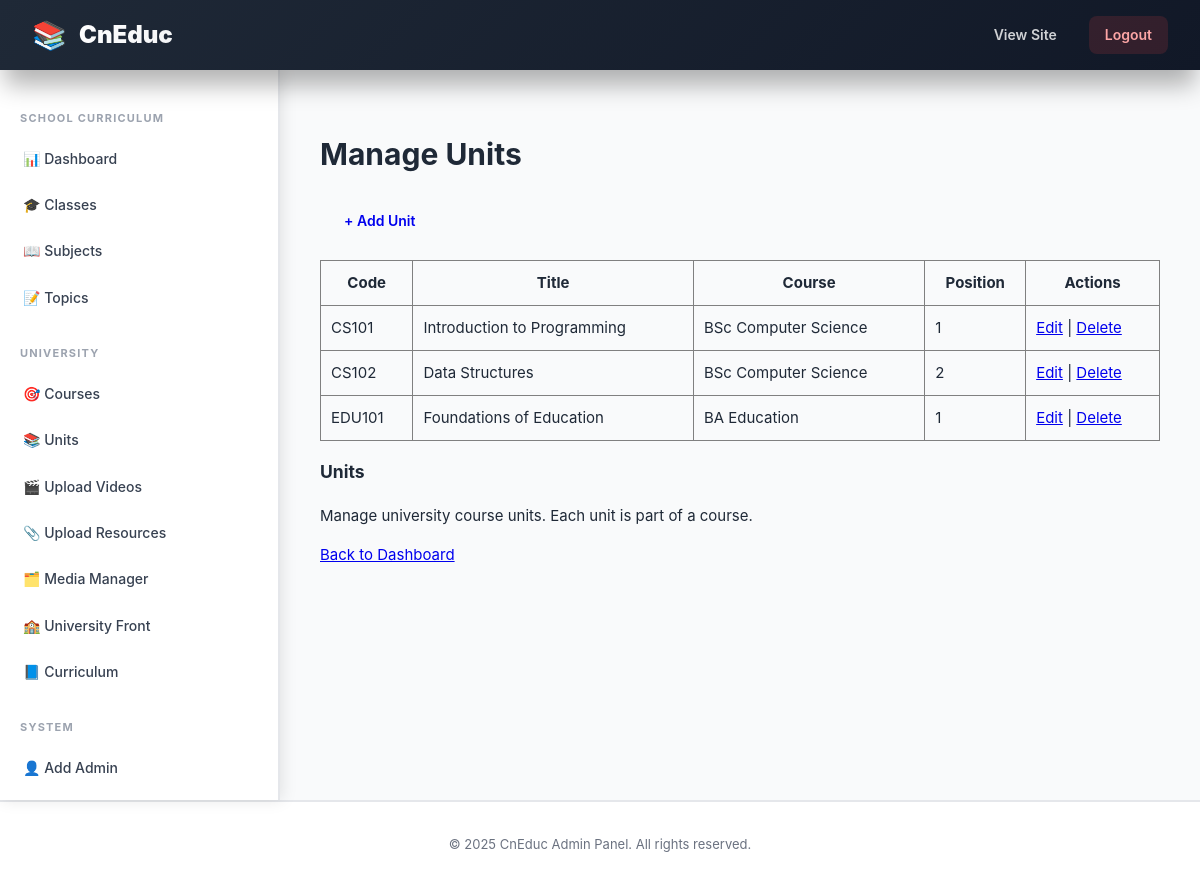
The page /admin/units_list.php (signed in) on the database its author committed.
### tables this page shows
CREATE TABLE IF NOT EXISTS `units` (
  `id` INT AUTO_INCREMENT PRIMARY KEY,
  `course_id` INT NOT NULL,
  `code` VARCHAR(50),
  `title` VARCHAR(255) NOT NULL,
  `content` TEXT,
  `position` INT DEFAULT 0,
  FOREIGN KEY (`course_id`) REFERENCES `courses`(`id`) ON DELETE CASCADE
);

CREATE TABLE IF NOT EXISTS `courses` (
  `id` INT AUTO_INCREMENT PRIMARY KEY,
  `name` VARCHAR(255) NOT NULL,
  `description` TEXT
);

### admin/units_list.php (the view, shortened to what this page needs)
<?php
require_once __DIR__ . '/../includes/functions.php';
$units = [];
$course_id = isset($_GET['course_id']) ? (int)$_GET['course_id'] : 0;
if ($course_id > 0) {
    $course = get_course($course_id);
    $units = get_units_by_course($course_id);
} else {
    $res = $mysqli->query("SELECT u.*, c.name as course_name FROM units u LEFT JOIN courses c ON u.course_id = c.id ORDER BY u.course_id, u.position, u.id");
    $units = $res ? $res->fetch_all(MYSQLI_ASSOC) : [];
}
include __DIR__ . '/header.php';
?>
<div class="grid">
  <main class="main">
    <div class="card">
      <h1>Manage Units</h1>
      <p><a href="unit_add.php<?php echo $course_id > 0 ? '?course_id=' . $course_id : ''; ?>" class="btn">+ Add Unit</a></p>
      <?php if (count($units) === 0): ?>
        <p>No units found.</p>
      <?php else: ?>
        <table border="1" cellpadding="10" style="width: 100%; border-collapse: collapse;">
          <thead>
            <tr>
              <th>Code</th>
              <th>Title</th>
              <th>Course</th>
              <th>Position</th>
              <th>Actions</th>
            </tr>
          </thead>
          <tbody>
            <?php foreach ($units as $u): ?>
              <tr>
                <td><?php echo htmlspecialchars($u['code']); ?></td>
                <td><?php echo htmlspecialchars($u['title']); ?></td>
                <td><?php echo htmlspecialchars($u['course_name'] ?? 'N/A'); ?></td>
                <td><?php echo (int)$u['position']; ?></td>
                <td>
                  <a href="unit_edit.php?id=<?php echo (int)$u['id']; ?>">Edit</a> |
                  <a href="unit_delete.php?id=<?php echo (int)$u['id']; ?>" onclick="return confirm('Delete this unit?');">Delete</a>
                </td>
              </tr>
            <?php endforeach; ?>
          </tbody>
        </table>
      <?php endif; ?>
    </div>
  </main>
  <aside class="sidebar">
    <div class="card">
      <h3>Units</h3>
      <p>Manage university course units. Each unit is part of a course.</p>
      <p><a href="dashboard.php">Back to Dashboard</a></p>
    </div>
  </aside>
</div>
<?php include __DIR__ . '/footer.php'; ?>

### assets/admin.css (style rules this page uses)
* { box-sizing: border-box; -webkit-box-sizing: border-box; -moz-box-sizing: border-box; }
:root { --primary: #6366f1; --primary-dark: #4f46e5; --primary-light: #f0f4ff; --primary-lighter: #f5f3ff; --secondary: #ec4899; --accent: #f59e0b; --success: #10b981; --danger: #ef4444; --warning: #f59e0b; --info: #3b82f6; --gray-900: #111827; --gray-800: #1f2937; --gray-700: #374151; --gray-600: #4b5563; --gray-500: #6b7280; --gray-400: #9ca3af; --gray-300: #d1d5db; --gray-200: #e5e7eb; --gray-100: #f3f4f6; --gray-50: #f9fafb; --shadow-xs: 0 1px 2px 0 rgba(0, 0, 0, 0.05); --shadow-sm: 0 1px 3px 0 rgba(0, 0, 0, 0.1), 0 1px 2px -1px rgba(0, 0, 0, 0.1); --shadow-md: 0 4px 6px -1px rgba(0, 0, 0, 0.1), 0 2px 4px -2px rgba(0, 0, 0, 0.1); --shadow-lg: 0 10px 15px -3px rgba(0, 0, 0, 0.1), 0 4px 6px -4px rgba(0, 0, 0, 0.1); --shadow-xl: 0 20px 25px -5px rgba(0, 0, 0, 0.1), 0 8px 10px -6px rgba(0, 0, 0, 0.1); --shadow-2xl: 0 25px 50px -12px rgba(0, 0, 0, 0.25); --transition: all 0.3s cubic-bezier(0.4, 0, 0.2, 1); }
html { scroll-behavior: smooth; width: 100%; overflow-x: hidden; -ms-overflow-style: scrollbar; }
body { font-family: 'Inter', -apple-system, BlinkMacSystemFont, 'Segoe UI', 'Roboto', sans-serif; margin: 0; padding: 0; background: #f3f4f6; background: linear-gradient(135deg, #f9fafb 0%, #f3f4f6 100%); color: #1f2937; line-height: 1.6; font-size: 15px; -webkit-font-smoothing: antialiased; -moz-osx-font-smoothing: grayscale; overflow-x: hidden; }
.btn { display: inline-flex; align-items: center; justify-content: center; gap: 8px; padding: 12px 24px; border: none; border-radius: 10px; cursor: pointer; font-weight: 600; transition: var(--transition); font-size: 14px; text-decoration: none; position: relative; overflow: hidden; }
.btn::before { content: ''; position: absolute; top: 50%; left: 50%; width: 0; height: 0; border-radius: 50%; background: rgba(255, 255, 255, 0.3); transform: translate(-50%, -50%); transition: width 0.6s, height 0.6s; }

### admin/header.php (style rules this page uses)
* { box-sizing: border-box; -webkit-box-sizing: border-box; -moz-box-sizing: border-box; }
html { scroll-behavior: smooth; -ms-overflow-style: scrollbar; }
body { margin: 0; padding: 0; }

### rows shown on the page
units: code "CS101", title "Introduction to Programming", course.name "BSc Computer Science", position "1"
units: code "CS102", title "Data Structures", course.name "BSc Computer Science", position "2"
units: code "EDU101", title "Foundations of Education", course.name "BA Education", position "1"
